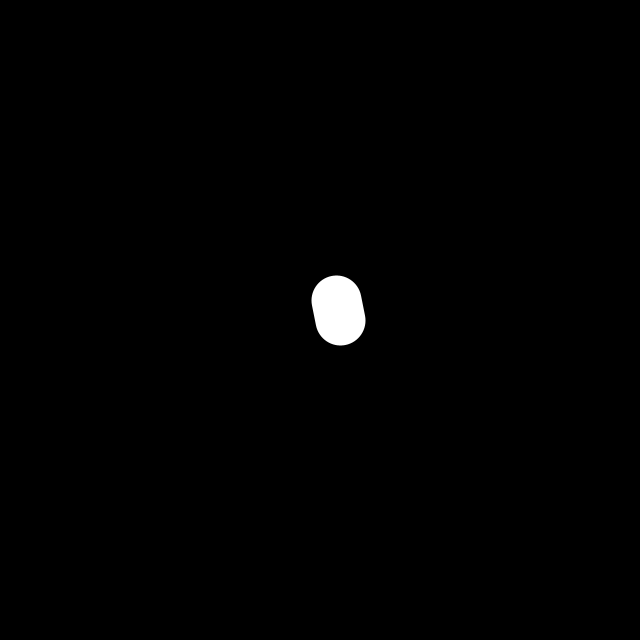
Frame 1 (no input)
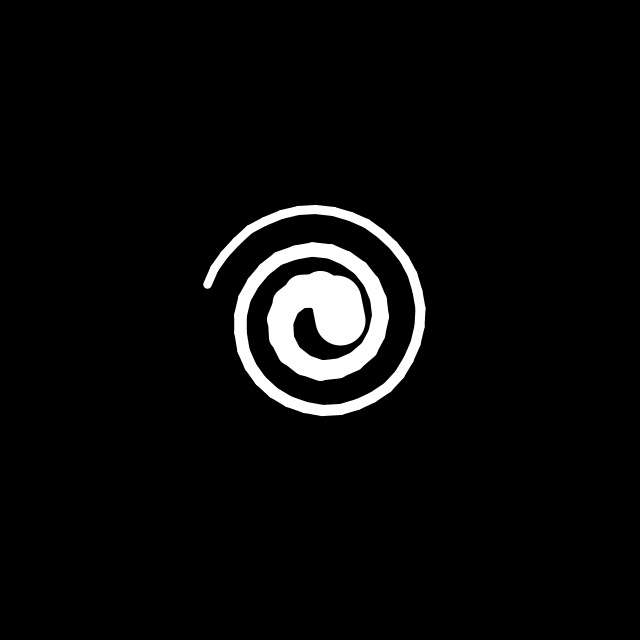
Frame 60 (the mouse pressed at the canvas centre just before this capture)
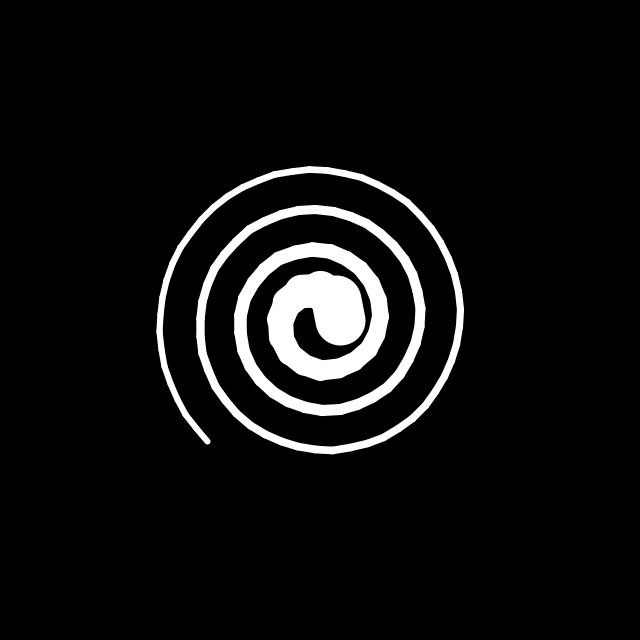
Frame 120 (the mouse held since frame 60 and released just before this capture)

The Processing sketch that drew these frames (run headless with seeded random() and noise(); from frame 60 on, the mouse is pressed at the canvas centre):

// Processing sketch: smoothSpiral
// ── smoothSpiral.pde
float dist = 40, radius = dist/2, alpha = 0, speed = 1000;
float px, py, x, y, k;

void setup() {
  size(640, 640);
  background(0);
  stroke(255);
  smooth();
  frameRate(120);
  px = radius;
  py = 0;
}

void draw() {
  k = speed/radius;
  alpha += k;
  radius += dist/(360/k);
  x = radius*cos(radians(alpha));
  y = -radius*sin(radians(alpha));
  translate(width/2, height/2);
  strokeWeight(k);
  line(px, py, x, y);
  px = x;
  py = y;
}
